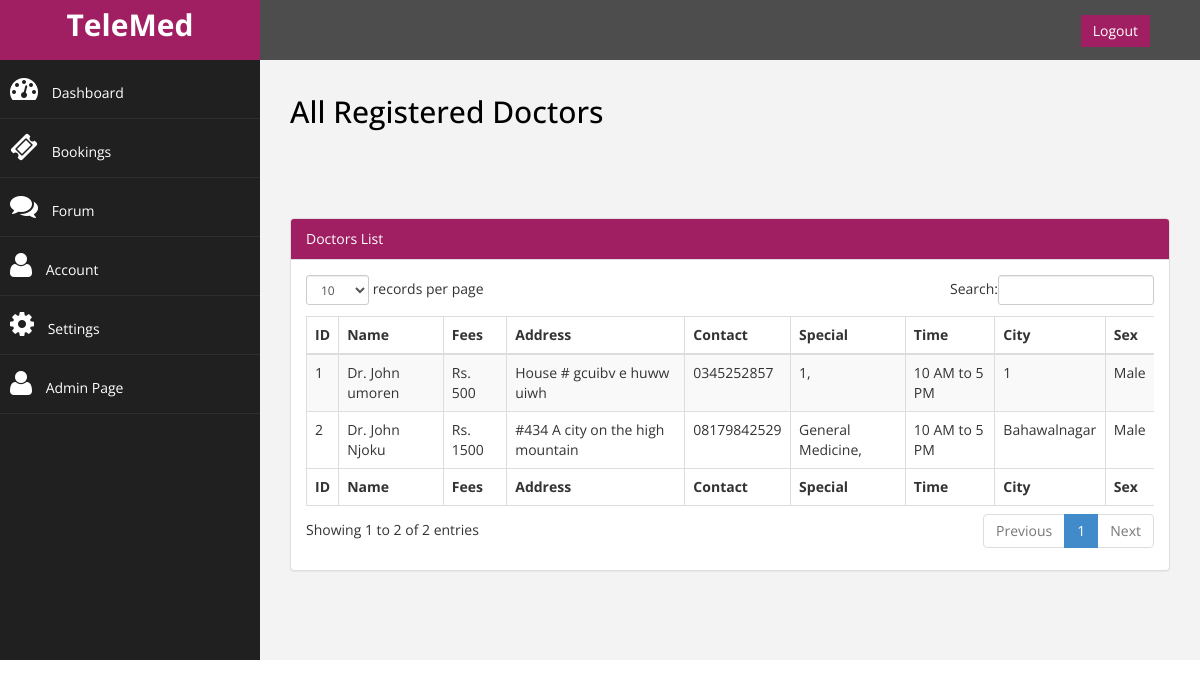
Page /admin/admin_list_doctors.php (signed in) on the committed database.
### tables this page shows
CREATE TABLE `doctors` (
  `id` int NOT NULL,
  `email` varchar(30) NOT NULL,
  `pass` varchar(30) NOT NULL,
  `name` varchar(30) NOT NULL,
  `address` varchar(70) NOT NULL,
  `contact` varchar(20) NOT NULL,
  `fees` varchar(20) NOT NULL,
  `time` varchar(30) NOT NULL,
  `special` varchar(30) NOT NULL,
  `description` varchar(300) NOT NULL,
  `city` varchar(30) NOT NULL,
  `sex` varchar(10) NOT NULL,
  `doctor_type` varchar(10) NOT NULL DEFAULT 'user'
);

### admin/admin_list_doctors.php (the view, shortened to what this page needs)
<?php
include("header.php");
include_once '../database.php';
$query = "SELECT * FROM doctors";
$result = mysqli_query($conn,$query);
?>
                <div class="row">
                    <div class="col-md-12">
                     <h2 style="color:black">All Registered Doctors</h2>
						<br>
						<br><br><br>
                    </div>
                </div>
            <div class="row">
                <div class="col-md-12">
                    <div class="panel panel-default">
                        <div class="panel-heading"  style="background-color:#a01f62;color:white;">
                             Doctors List
                        </div>
                        <div class="panel-body">
                            <div class="table-responsive">
                            <table class="table table-striped table-bordered table-hover" id="dataTables-example">
                                    <thead>
                                        <tr>
                                            <th>ID</th>
                                            <th>Name</th>
                                            <th>Fees</th>
                                            <th>Address</th>
                                            <th>Contact</th>
											<th>Special</th>
											<th>Time</th>
											<th>City</th>
											<th>Sex</th>
                                        </tr>
                                    </thead>
									<tfoot>
                                        <tr>
                                            <th>ID</th>
                                            <th>Name</th>
                                            <th>Fees</th>
                                            <th>Address</th>
                                            <th>Contact</th>
											<th>Special</th>
											<th>Time</th>
											<th>City</th>
											<th>Sex</th>
                                        </tr>
                                    </tfoot>
                                    <tbody>
									<?php
					while($row = mysqli_fetch_array($result)){
							echo "<tr><td >" . $row['id'] . "</td><td >" . $row['name'] . "</td>
							<td>" . $row['fees'] . "</td><td>" . $row['address'] . "</td><td >" . $row['contact'] . "</td>
							<td >" . $row['special'] . "</td><td >" . $row['time'] . "</td><td >" . $row['city'] . "</td><td >" . $row['sex'] . "</td>
							</tr>";
						}
				?>
                                    </tbody>
                                </table>
                            </div>
                        </div>
                    </div>
                </div>
            </div>
    </div>
            <?php
include("footer.php");
?>

### admin/assets/css/custom.css (style rules this page uses)
body { font-family: 'Open Sans', sans-serif; }
h2 { color: #f00; }

### rows in the picture
doctors: id "1", name "Dr. John umoren", fees "Rs. 500", address "House # gcuibv e huww uiwh", contact "0345252857", special "1,", time "10 AM to 5 PM", city "1", sex "Male"
doctors: id "2", name "Dr. John Njoku", fees "Rs. 1500", address "#434 A city on the high mountain", contact "08179842529", special "General Medicine,", time "10 AM to 5 PM", city "Bahawalnagar", sex "Male"
